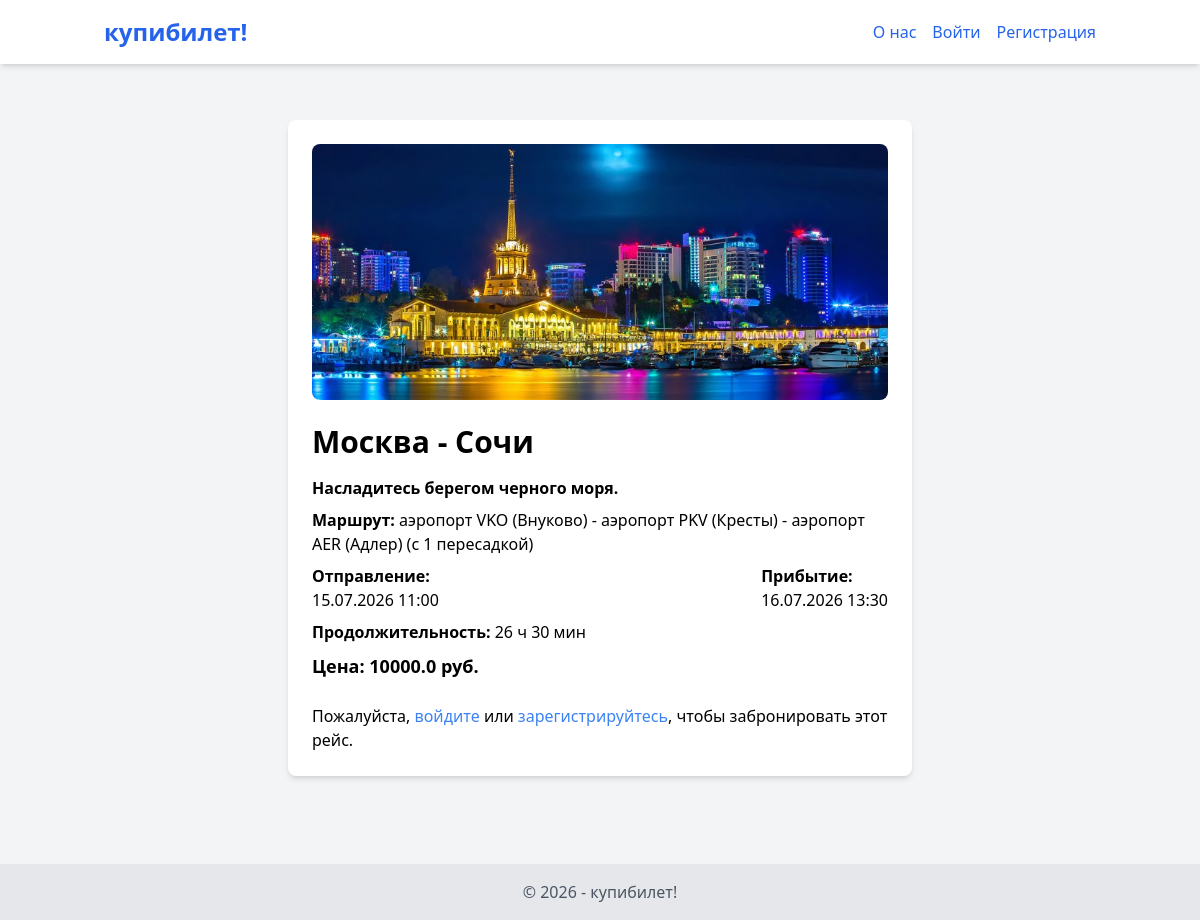
/flights/4, run on the app's committed database.
### app.py (models this page shows)
class Flight(db.Model):
    id = db.Column(db.Integer, primary_key=True)
    departure_city = db.Column(db.String(100), nullable=False)
    arrival_city = db.Column(db.String(100), nullable=False)
    image = db.Column(db.String(255))
    description = db.Column(db.Text)
    route = db.Column(db.String(255))
    departure_datetime = db.Column(db.DateTime, nullable=False)
    arrival_datetime = db.Column(db.DateTime, nullable=False)
    price = db.Column(db.Float, nullable=False)
    bookings = db.relationship('Booking', foreign_keys='Booking.flight_id')

### app.py (the view)
@app.route('/flights/<int:flight_id>')
def flight_details(flight_id):
    flight = Flight.query.get_or_404(flight_id)
    duration = flight.arrival_datetime - flight.departure_datetime
    duration_hours = int(duration.total_seconds()) // 3600
    duration_minutes = int((duration.total_seconds() % 3600) // 60)  # Остаток минут
    return render_template('flight_details.html', flight=flight, duration_hours=duration_hours, duration_minutes = duration_minutes)

### templates/flight_details.html
{% extends 'base.html' %}
{% block content %}
    <div class="max-w-2xl mx-auto p-6">
        <div class="bg-white rounded-lg shadow-md p-6">
            {% if flight.image %}
                <img src="{{ url_for('static', filename=flight.image.replace('static/', '')) }}" alt="Изображение рейса" class="w-full h-64 object-cover mb-6 rounded-lg">
            {% else %}
                <div class="w-full h-64 bg-gray-200 rounded-lg mb-6"></div> </div> <p class="text-center text-gray-500">Изображение отсутствует</p>
            {% endif %}
            <h1 class="text-3xl font-bold my-4">{{ flight.departure_city }} - {{ flight.arrival_city }}</h1>
            <div class="mb-6">
                <p class="mb-2 font-semibold">{{ flight.description }}</span> </p>
                <p class="mb-2"><span class="font-semibold">Маршрут:</span> {{ flight.route }}</p>
                <div class="flex justify-between">
                    <div>
                        <p class="mb-2"><span class="font-semibold">Отправление:</span> <br> {{ flight.departure_datetime.strftime('%d.%m.%Y %H:%M') }}</p>
                    </div>
                    <div>
                        <p class="mb-2"><span class="font-semibold">Прибытие:</span><br> {{ flight.arrival_datetime.strftime('%d.%m.%Y %H:%M') }}</p>
                    </div>
                </div>
                <p class="mb-2"><span class="font-semibold">Продолжительность:</span> {{ duration_hours }} ч {{ duration_minutes }} мин</p>
                    <p class="mb-2 text-lg font-bold"><span class="font-semibold">Цена:</span> {{ flight.price }} руб.</p>
            </div>
            {% if current_user.is_authenticated %}
                <form action="{{ url_for('book_flight', flight_id=flight.id) }}" method="post" class="mt-6">
                    <div class="mb-4">
                        <label for="full_name" class="block text-gray-700 font-bold mb-2">ФИО:</label>
                        <input type="text" name="full_name" id="full_name" class="shadow appearance-none border rounded w-full py-2 px-3 text-gray-700 leading-tight focus:outline-none focus:shadow-outline" required value="{{ current_user.username }}"> </div>
                    <div class="mb-4">
                        <label for="email" class="block text-gray-700 font-bold mb-2">Email:</label>
                        <input type="email" name="email" id="email" class="shadow appearance-none border rounded w-full py-2 px-3 text-gray-700 leading-tight focus:outline-none focus:shadow-outline" required>
                    </div>
                    <div class="mb-4">
                        <label for="phone" class="block text-gray-700 font-bold mb-2">Телефон:</label>
                        <input type="tel" name="phone" id="phone" class="shadow appearance-none border rounded w-full py-2 px-3 text-gray-700 leading-tight focus:outline-none focus:shadow-outline" required>
                    </div>
                    <button type="submit" class="bg-blue-500 hover:bg-blue-700 text-white font-bold py-2 px-4 rounded focus:outline-none focus:shadow-outline">
                        Забронировать
                    </button>
                </form>
            {% else %}
                    <p>Пожалуйста, <a href="{{ url_for('login') }}" class="text-blue-500 hover:underline">войдите</a> или <a href="{{ url_for('register') }}" class="text-blue-500 hover:underline">зарегистрируйтесь</a>, чтобы забронировать этот рейс.</p>
            {% endif %}
        </div>
    </div>
{% endblock %}

### data on the page
Flight: image (picture), departure_city "Москва", arrival_city "Сочи", description "Насладитесь берегом черного моря.", route "аэропорт VKO (Внуково) - аэропорт PKV (Кресты) - аэропорт AER (Адлер) (с 1 пересадкой)", departure_datetime "15.07.2026 11:00", arrival_datetime "16.07.2026 13:30", price "10000.0"

### other printed values
{{ duration_hours }} "26"
{{ duration_minutes }} "30"
